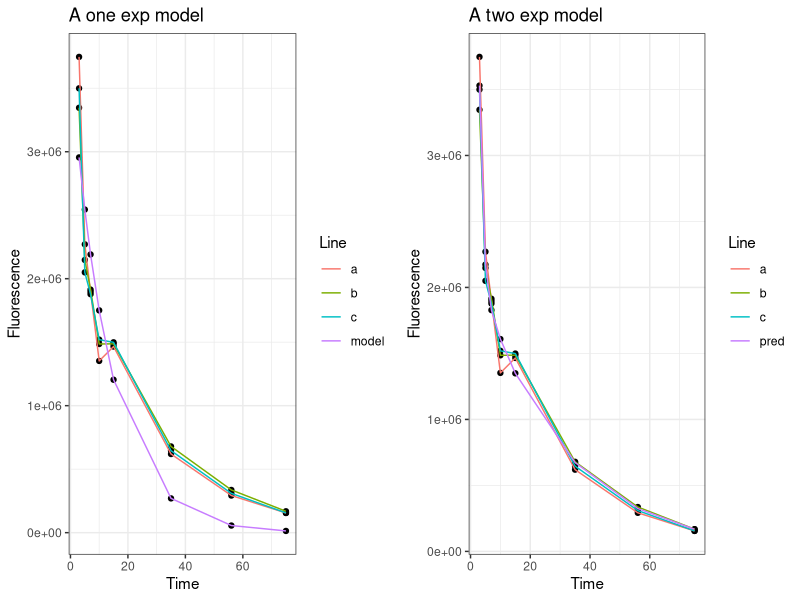
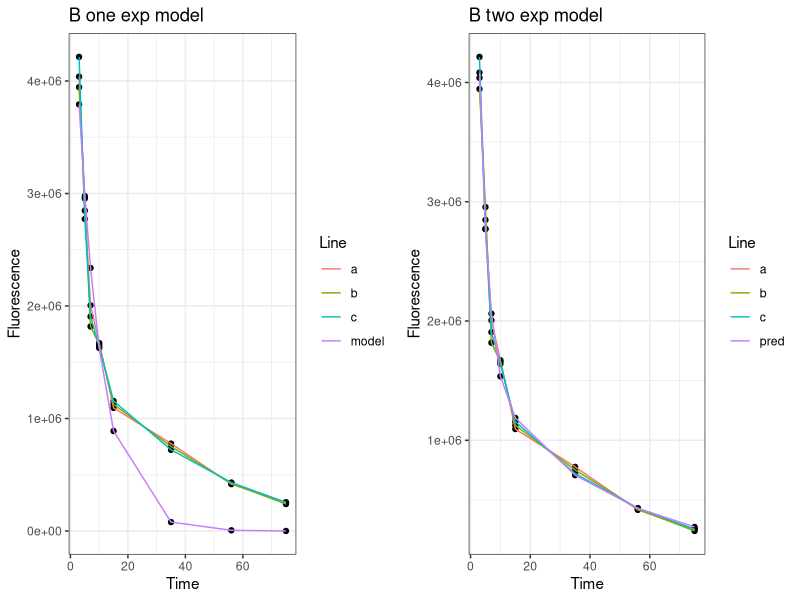
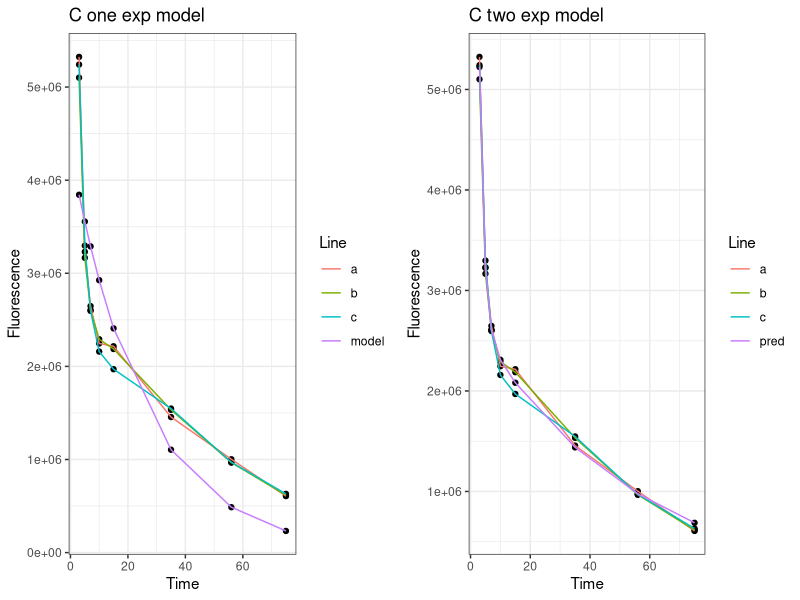
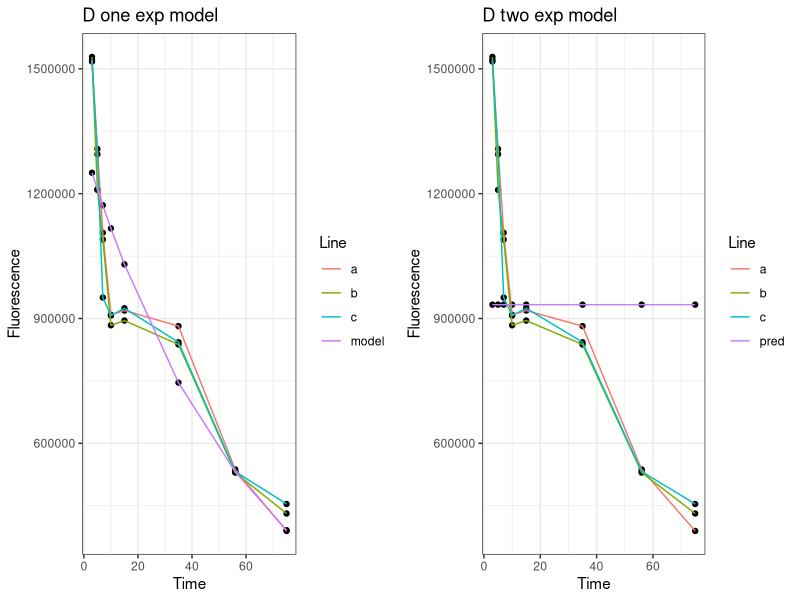
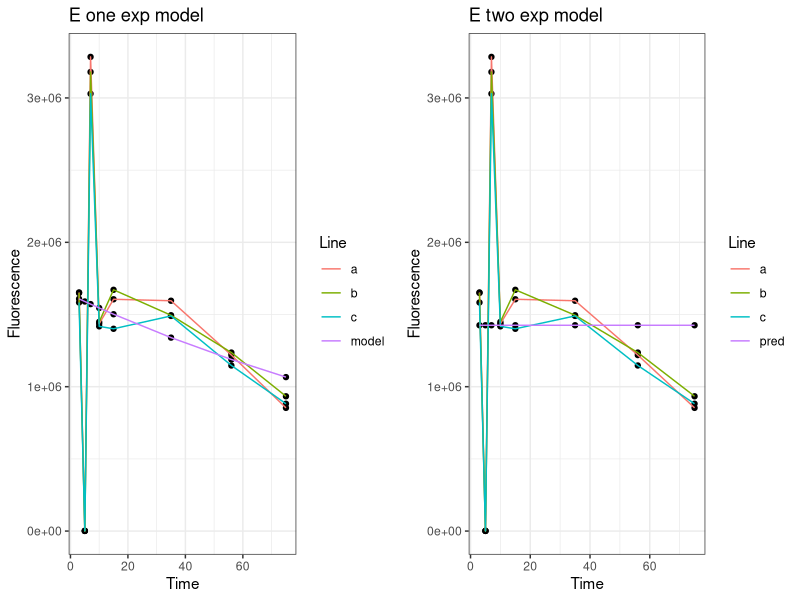
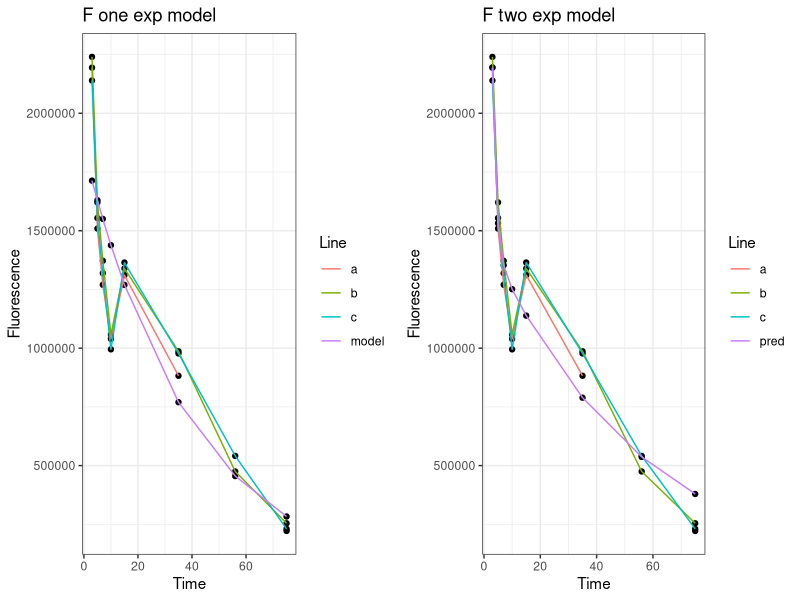
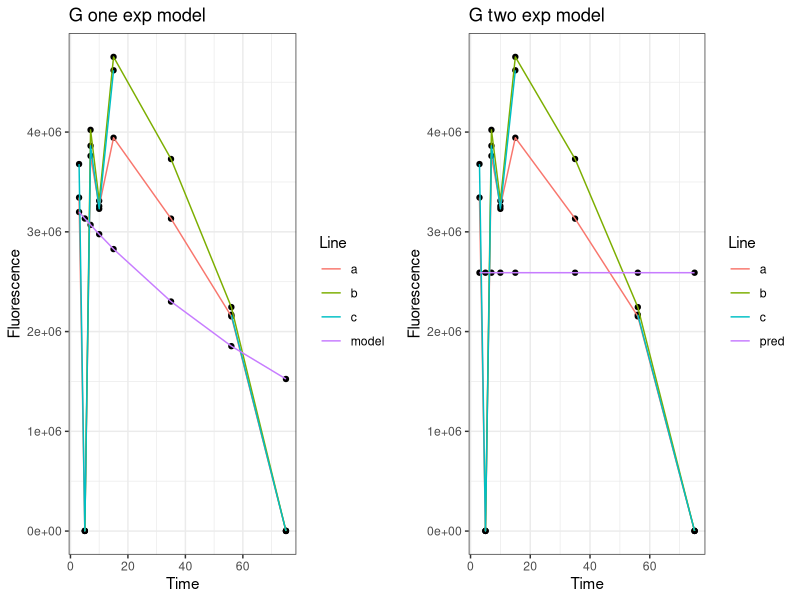
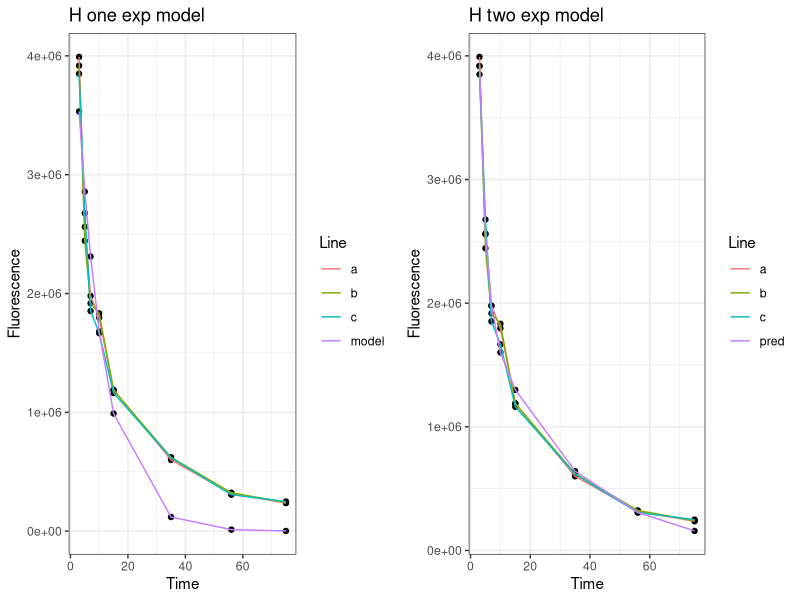

Generate these figures, in order, with R:
library(ggplot2)
library(MASS)
library(cowplot)

dt <- read.csv("GFR.csv", as.is=TRUE)

animals <- unique(dt$Animal)

pdf("plot_10examples_GFR.pdf",width=12)
for (a in animals) {
  tmp <- subset(dt, Animal == a)
  
  # fit robust linear model
  fit <- rlm(log(Mmean)~Time, data=tmp)  
  a1 <- tmp$Mmean[1]/2
  k1 <- - coef(fit)[2]
  
  # fit a model ~ A*exp(-B*Time)
  oneexp <- nls(Mmean ~ A*exp(-B*Time),
                   data = tmp[-1,], start= list(A=a1,B=k1))
  
  # plot prediction
  tmp2 <- data.frame(Time = rep(tmp$Time[-1],4),
                     Line = rep(c("a","b","c","model"), each=nrow(tmp)-1),
                     Fluorescence = c(tmp$M1[-1], tmp$M2[-1], tmp$M3[-1],
                                      predict(oneexp)))
  
  p1 <- qplot(y=Fluorescence, x=Time, data=tmp2)   +
    geom_line(aes(group=Line, color=Line)) +
    ggtitle(paste(a,"one exp model")) + 
    theme_bw()
  
  
  a1 <- coef(oneexp)[1]
  k1 <- coef(oneexp)[2]
  a2 <- a1/10
  k2 <- k1/10
  
  twoexp <- tryCatch(nls(Mmean ~ A*exp(-B*Time) + C*exp(-D*Time),
                   data = tmp[-1,], start=list(A=a1,B=k1,C=a2, D=k2),
                   algorithm="port"),
                   error = function(e) NULL)
  
  if (is.null(twoexp)) {
    pred = rep(mean(tmp$Mmean[-1]),nrow(tmp)-1)
  } else {
    pred= predict(twoexp)
  }  
  tmp2 <- data.frame(Time = rep(tmp$Time[-1],4),
                     Line = rep(c("a","b","c","pred"), each=nrow(tmp)-1),
                     Fluorescence = c(tmp$M1[-1], tmp$M2[-1], tmp$M3[-1],
                                      pred))
  
  p2 <- qplot(y=Fluorescence, x=Time, data=tmp2)   +
    geom_line(aes(group=Line, color=Line)) +
    ggtitle(paste(a,"two exp model")) + 
    theme_bw()
  print(plot_grid(p1, p2))
}
dev.off()
